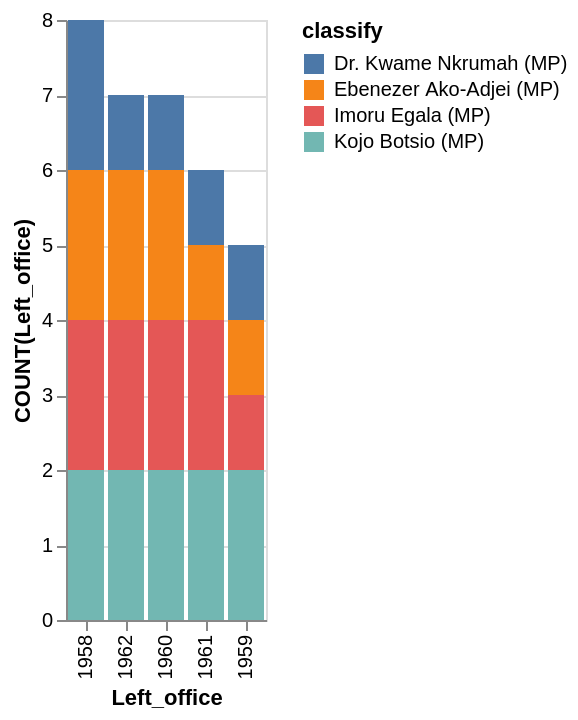

Vega-Lite specification stored for this chart:
### Vega-Lite specification from a JSON file in a GitHub repository (floating-point values rounded to 4 significant figures)
{"data": {"values": [{"x_data": "1958", "y_data": 2, "classify": "Dr. Kwame Nkrumah (MP)"}, {"x_data": "1962", "y_data": 1, "classify": "Dr. Kwame Nkrumah (MP)"}, {"x_data": "1960", "y_data": 1, "classify": "Dr. Kwame Nkrumah (MP)"}, {"x_data": "1961", "y_data": 1, "classify": "Dr. Kwame Nkrumah (MP)"}, {"x_data": "1959", "y_data": 1, "classify": "Dr. Kwame Nkrumah (MP)"}, {"x_data": "1958", "y_data": 2, "classify": "Ebenezer Ako-Adjei (MP)"}, {"x_data": "1962", "y_data": 2, "classify": "Ebenezer Ako-Adjei (MP)"}, {"x_data": "1960", "y_data": 2, "classify": "Ebenezer Ako-Adjei (MP)"}, {"x_data": "1961", "y_data": 1, "classify": "Ebenezer Ako-Adjei (MP)"}, {"x_data": "1959", "y_data": 1, "classify": "Ebenezer Ako-Adjei (MP)"}, {"x_data": "1958", "y_data": 2, "classify": "Imoru Egala (MP)"}, {"x_data": "1962", "y_data": 2, "classify": "Imoru Egala (MP)"}, {"x_data": "1960", "y_data": 2, "classify": "Imoru Egala (MP)"}, {"x_data": "1961", "y_data": 2, "classify": "Imoru Egala (MP)"}, {"x_data": "1959", "y_data": 1, "classify": "Imoru Egala (MP)"}, {"x_data": "1958", "y_data": 2, "classify": "Kojo Botsio (MP)"}, {"x_data": "1962", "y_data": 2, "classify": "Kojo Botsio (MP)"}, {"x_data": "1960", "y_data": 2, "classify": "Kojo Botsio (MP)"}, {"x_data": "1961", "y_data": 2, "classify": "Kojo Botsio (MP)"}, {"x_data": "1959", "y_data": 2, "classify": "Kojo Botsio (MP)"}]}, "mark": "bar", "encoding": {"x": {"field": "x_data", "type": "nominal", "title": "Left_office", "sort": {"op": "sum", "field": "y_data", "order": "descending"}}, "y": {"field": "y_data", "type": "quantitative", "title": "COUNT(Left_office)"}, "color": {"field": "classify"}}}
